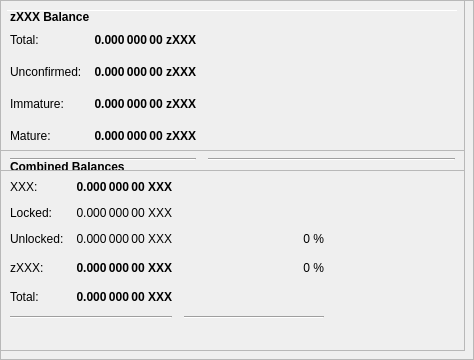
        <widget class="QFrame" name="frameObfuscation">
         <property name="minimumSize">
          <size>
           <width>0</width>
           <height>350</height>
          </size>
         </property>
         <property name="layoutDirection">
          <enum>Qt::LeftToRight</enum>
         </property>
         <property name="frameShape">
          <enum>QFrame::StyledPanel</enum>
         </property>
         <property name="frameShadow">
          <enum>QFrame::Raised</enum>
         </property>
         <widget class="QPushButton" name="runAutoDenom">
          <property name="geometry">
           <rect>
            <x>251</x>
            <y>17</y>
            <width>1</width>
            <height>1</height>
           </rect>
          </property>
          <property name="palette">
           <palette>
            <active>
             <colorrole role="WindowText">
              <brush brushstyle="SolidPattern">
               <color alpha="255">
                <red>0</red>
                <green>0</green>
                <blue>0</blue>
               </color>
              </brush>
             </colorrole>
             <colorrole role="Button">
              <brush brushstyle="SolidPattern">
               <color alpha="255">
                <red>239</red>
                <green>238</green>
                <blue>238</blue>
               </color>
              </brush>
             </colorrole>
             <colorrole role="Light">
              <brush brushstyle="SolidPattern">
               <color alpha="255">
                <red>255</red>
                <green>255</green>
                <blue>255</blue>
               </color>
              </brush>
             </colorrole>
             <colorrole role="Midlight">
              <brush brushstyle="SolidPattern">
               <color alpha="255">
                <red>247</red>
                <green>246</green>
                <blue>246</blue>
               </color>
              </brush>
             </colorrole>
             <colorrole role="Dark">
              <brush brushstyle="SolidPattern">
               <color alpha="255">
                <red>119</red>
                <green>119</green>
                <blue>119</blue>
               </color>
              </brush>
             </colorrole>
             <colorrole role="Mid">
              <brush brushstyle="SolidPattern">
               <color alpha="255">
                <red>159</red>
                <green>159</green>
                <blue>159</blue>
               </color>
              </brush>
             </colorrole>
             <colorrole role="Text">
              <brush brushstyle="SolidPattern">
               <color alpha="255">
                <red>0</red>
                <green>0</green>
                <blue>0</blue>
               </color>
              </brush>
             </colorrole>
             <colorrole role="BrightText">
              <brush brushstyle="SolidPattern">
               <color alpha="255">
                <red>255</red>
                <green>255</green>
                <blue>255</blue>
               </color>
              </brush>
             </colorrole>
             <colorrole role="ButtonText">
              <brush brushstyle="SolidPattern">
               <color alpha="255">
                <red>0</red>
                <green>0</green>
                <blue>0</blue>
               </color>
              </brush>
             </colorrole>
             <colorrole role="Base">
              <brush brushstyle="SolidPattern">
               <color alpha="255">
                <red>255</red>
                <green>255</green>
                <blue>255</blue>
               </color>
              </brush>
             </colorrole>
             <colorrole role="Window">
              <brush brushstyle="SolidPattern">
               <color alpha="255">
                <red>239</red>
                <green>238</green>
                <blue>238</blue>
               </color>
              </brush>
             </colorrole>
             <colorrole role="Shadow">
              <brush brushstyle="SolidPattern">
               <color alpha="255">
                <red>0</red>
                <green>0</green>
                <blue>0</blue>
               </color>
              </brush>
             </colorrole>
             <colorrole role="AlternateBase">
              <brush brushstyle="SolidPattern">
               <color alpha="255">
                <red>247</red>
                <green>246</green>
                <blue>246</blue>
               </color>
              </brush>
             </colorrole>
             <colorrole role="ToolTipBase">
              <brush brushstyle="SolidPattern">
               <color alpha="255">
                <red>255</red>
                <green>255</green>
                <blue>220</blue>
               </color>
              </brush>
             </colorrole>
             <colorrole role="ToolTipText">
              <brush brushstyle="SolidPattern">
               <color alpha="255">
                <red>0</red>
                <green>0</green>
                <blue>0</blue>
               </color>
              </brush>
             </colorrole>
            </active>
            <inactive>
             <colorrole role="WindowText">
              <brush brushstyle="SolidPattern">
               <color alpha="255">
                <red>0</red>
                <green>0</green>
                <blue>0</blue>
               </color>
              </brush>
             </colorrole>
             <colorrole role="Button">
              <brush brushstyle="SolidPattern">
               <color alpha="255">
                <red>239</red>
                <green>238</green>
                <blue>238</blue>
               </color>
              </brush>
             </colorrole>
             <colorrole role="Light">
              <brush brushstyle="SolidPattern">
               <color alpha="255">
                <red>255</red>
                <green>255</green>
                <blue>255</blue>
               </color>
              </brush>
             </colorrole>
             <colorrole role="Midlight">
              <brush brushstyle="SolidPattern">
               <color alpha="255">
                <red>247</red>
                <green>246</green>
                <blue>246</blue>
               </color>
              </brush>
             </colorrole>
             <colorrole role="Dark">
              <brush brushstyle="SolidPattern">
               <color alpha="255">
                <red>119</red>
                <green>119</green>
                <blue>119</blue>
               </color>
              </brush>
             </colorrole>
             <colorrole role="Mid">
              <brush brushstyle="SolidPattern">
               <color alpha="255">
                <red>159</red>
                <green>159</green>
                <blue>159</blue>
               </color>
              </brush>
             </colorrole>
             <colorrole role="Text">
              <brush brushstyle="SolidPattern">
               <color alpha="255">
                <red>0</red>
                <green>0</green>
                <blue>0</blue>
               </color>
              </brush>
             </colorrole>
             <colorrole role="BrightText">
              <brush brushstyle="SolidPattern">
               <color alpha="255">
                <red>255</red>
                <green>255</green>
                <blue>255</blue>
               </color>
              </brush>
             </colorrole>
             <colorrole role="ButtonText">
              <brush brushstyle="SolidPattern">
               <color alpha="255">
                <red>0</red>
                <green>0</green>
                <blue>0</blue>
               </color>
              </brush>
             </colorrole>
             <colorrole role="Base">
              <brush brushstyle="SolidPattern">
               <color alpha="255">
                <red>255</red>
                <green>255</green>
                <blue>255</blue>
               </color>
              </brush>
             </colorrole>
             <colorrole role="Window">
              <brush brushstyle="SolidPattern">
               <color alpha="255">
                <red>239</red>
                <green>238</green>
                <blue>238</blue>
               </color>
              </brush>
             </colorrole>
             <colorrole role="Shadow">
              <brush brushstyle="SolidPattern">
               <color alpha="255">
                <red>0</red>
                <green>0</green>
                <blue>0</blue>
               </color>
              </brush>
             </colorrole>
             <colorrole role="AlternateBase">
              <brush brushstyle="SolidPattern">
               <color alpha="255">
                <red>247</red>
                <green>246</green>
                <blue>246</blue>
               </color>
              </brush>
             </colorrole>
             <colorrole role="ToolTipBase">
              <brush brushstyle="SolidPattern">
               <color alpha="255">
                <red>255</red>
                <green>255</green>
                <blue>220</blue>
               </color>
              </brush>
             </colorrole>
             <colorrole role="ToolTipText">
              <brush brushstyle="SolidPattern">
               <color alpha="255">
                <red>0</red>
                <green>0</green>
                <blue>0</blue>
               </color>
              </brush>
             </colorrole>
            </inactive>
            <disabled>
             <colorrole role="WindowText">
              <brush brushstyle="SolidPattern">
               <color alpha="255">
                <red>119</red>
                <green>119</green>
                <blue>119</blue>
               </color>
              </brush>
             </colorrole>
             <colorrole role="Button">
              <brush brushstyle="SolidPattern">
               <color alpha="255">
                <red>239</red>
                <green>238</green>
                <blue>238</blue>
               </color>
              </brush>
             </colorrole>
             <colorrole role="Light">
              <brush brushstyle="SolidPattern">
               <color alpha="255">
                <red>255</red>
                <green>255</green>
                <blue>255</blue>
               </color>
              </brush>
             </colorrole>
             <colorrole role="Midlight">
              <brush brushstyle="SolidPattern">
               <color alpha="255">
                <red>247</red>
                <green>246</green>
                <blue>246</blue>
               </color>
              </brush>
             </colorrole>
             <colorrole role="Dark">
              <brush brushstyle="SolidPattern">
               <color alpha="255">
                <red>119</red>
                <green>119</green>
                <blue>119</blue>
               </color>
              </brush>
             </colorrole>
             <colorrole role="Mid">
              <brush brushstyle="SolidPattern">
               <color alpha="255">
                <red>159</red>
                <green>159</green>
                <blue>159</blue>
               </color>
              </brush>
             </colorrole>
             <colorrole role="Text">
              <brush brushstyle="SolidPattern">
               <color alpha="255">
                <red>119</red>
                <green>119</green>
                <blue>119</blue>
               </color>
              </brush>
             </colorrole>
             <colorrole role="BrightText">
              <brush brushstyle="SolidPattern">
               <color alpha="255">
                <red>255</red>
                <green>255</green>
                <blue>255</blue>
               </color>
              </brush>
             </colorrole>
             <colorrole role="ButtonText">
              <brush brushstyle="SolidPattern">
               <color alpha="255">
                <red>119</red>
                <green>119</green>
                <blue>119</blue>
               </color>
              </brush>
             </colorrole>
             <colorrole role="Base">
              <brush brushstyle="SolidPattern">
               <color alpha="255">
                <red>239</red>
                <green>238</green>
                <blue>238</blue>
               </color>
              </brush>
             </colorrole>
             <colorrole role="Window">
              <brush brushstyle="SolidPattern">
               <color alpha="255">
                <red>239</red>
                <green>238</green>
                <blue>238</blue>
               </color>
              </brush>
             </colorrole>
             <colorrole role="Shadow">
              <brush brushstyle="SolidPattern">
               <color alpha="255">
                <red>0</red>
                <green>0</green>
                <blue>0</blue>
               </color>
              </brush>
             </colorrole>
             <colorrole role="AlternateBase">
              <brush brushstyle="SolidPattern">
               <color alpha="255">
                <red>239</red>
                <green>238</green>
                <blue>238</blue>
               </color>
              </brush>
             </colorrole>
             <colorrole role="ToolTipBase">
              <brush brushstyle="SolidPattern">
               <color alpha="255">
                <red>255</red>
                <green>255</green>
                <blue>220</blue>
               </color>
              </brush>
             </colorrole>
             <colorrole role="ToolTipText">
              <brush brushstyle="SolidPattern">
               <color alpha="255">
                <red>0</red>
                <green>0</green>
                <blue>0</blue>
               </color>
              </brush>
             </colorrole>
            </disabled>
           </palette>
          </property>
          <property name="focusPolicy">
           <enum>Qt::NoFocus</enum>
          </property>
          <property name="autoFillBackground">
           <bool>true</bool>
          </property>
          <property name="text">
           <string/>
          </property>
          <property name="flat">
           <bool>true</bool>
          </property>
         </widget>
         <widget class="Line" name="line">
          <property name="geometry">
           <rect>
            <x>7</x>
            <y>10</y>
            <width>451</width>
            <height>1</height>
           </rect>
          </property>
          <property name="orientation">
           <enum>Qt::Horizontal</enum>
          </property>
         </widget>
         <widget class="QFrame" name="frame_3">
          <property name="geometry">
           <rect>
            <x>0</x>
            <y>150</y>
            <width>465</width>
            <height>201</height>
           </rect>
          </property>
          <property name="frameShape">
           <enum>QFrame::StyledPanel</enum>
          </property>
          <property name="frameShadow">
           <enum>QFrame::Raised</enum>
          </property>
          <layout class="QVBoxLayout" name="verticalLayout_5">
           <item>
            <layout class="QHBoxLayout" name="horizontalLayout_5" stretch="0">
             <item>
              <widget class="QLabel" name="label_5z">
               <property name="maximumSize">
                <size>
                 <width>16777215</width>
                 <height>20</height>
                </size>
               </property>
               <property name="font">
                <font>
                 <weight>75</weight>
                 <bold>true</bold>
                </font>
               </property>
               <property name="toolTip">
                <string>Combined Balances (including unconfirmed and immature coins)</string>
               </property>
               <property name="text">
                <string>&lt;html&gt;&lt;head/&gt;&lt;body&gt;&lt;p&gt;Combined Balances&lt;/p&gt;&lt;/body&gt;&lt;/html&gt;</string>
               </property>
              </widget>
             </item>
            </layout>
           </item>
           <item>
            <layout class="QGridLayout" name="gridLayout_3">
             <property name="spacing">
              <number>12</number>
             </property>
             <item row="7" column="0" colspan="2">
              <widget class="Line" name="lineSpendableBalance_3">
               <property name="orientation">
                <enum>Qt::Horizontal</enum>
               </property>
              </widget>
             </item>
             <item row="7" column="2">
              <widget class="Line" name="lineWatchBalance_3">
               <property name="sizePolicy">
                <sizepolicy hsizetype="Preferred" vsizetype="Fixed">
                 <horstretch>0</horstretch>
                 <verstretch>0</verstretch>
                </sizepolicy>
               </property>
               <property name="minimumSize">
                <size>
                 <width>140</width>
                 <height>0</height>
                </size>
               </property>
               <property name="orientation">
                <enum>Qt::Horizontal</enum>
               </property>
              </widget>
             </item>
             <item row="4" column="1">
              <widget class="QLabel" name="labelzBalancez">
               <property name="font">
                <font>
                 <weight>75</weight>
                 <bold>true</bold>
                </font>
               </property>
               <property name="cursor">
                <cursorShape>IBeamCursor</cursorShape>
               </property>
               <property name="toolTip">
                <string>Total of transactions that have yet to be confirmed, and do not yet count toward the spendable balance</string>
               </property>
               <property name="text">
                <string notr="true">0.000 000 00 XXX</string>
               </property>
               <property name="alignment">
                <set>Qt::AlignRight|Qt::AlignTrailing|Qt::AlignVCenter</set>
               </property>
               <property name="textInteractionFlags">
                <set>Qt::LinksAccessibleByMouse|Qt::TextSelectableByKeyboard|Qt::TextSelectableByMouse</set>
               </property>
              </widget>
             </item>
             <item row="6" column="1">
              <widget class="QLabel" name="labelTotalz">
               <property name="font">
                <font>
                 <weight>75</weight>
                 <bold>true</bold>
                </font>
               </property>
               <property name="cursor">
                <cursorShape>IBeamCursor</cursorShape>
               </property>
               <property name="toolTip">
                <string>Total Balance, including unconfirmed and immature coins.</string>
               </property>
               <property name="text">
                <string notr="true">0.000 000 00 XXX</string>
               </property>
               <property name="alignment">
                <set>Qt::AlignRight|Qt::AlignTrailing|Qt::AlignVCenter</set>
               </property>
               <property name="textInteractionFlags">
                <set>Qt::LinksAccessibleByMouse|Qt::TextSelectableByKeyboard|Qt::TextSelectableByMouse</set>
               </property>
              </widget>
             </item>
             <item row="4" column="3">
              <spacer name="horizontalSpacer_6">
               <property name="orientation">
                <enum>Qt::Horizontal</enum>
               </property>
               <property name="sizeHint" stdset="0">
                <size>
                 <width>40</width>
                 <height>20</height>
                </size>
               </property>
              </spacer>
             </item>
             <item row="6" column="0">
              <widget class="QLabel" name="labelTotalTextz">
               <property name="text">
                <string>Total:</string>
               </property>
              </widget>
             </item>
             <item row="1" column="0">
              <widget class="QLabel" name="labelBalanceTextz">
               <property name="text">
                <string>XXX:</string>
               </property>
              </widget>
             </item>
             <item row="1" column="1">
              <widget class="QLabel" name="labelBalancez">
               <property name="font">
                <font>
                 <weight>75</weight>
                 <bold>true</bold>
                </font>
               </property>
               <property name="cursor">
                <cursorShape>IBeamCursor</cursorShape>
               </property>
               <property name="toolTip">
                <string>Your current spendable balance</string>
               </property>
               <property name="text">
                <string notr="true">0.000 000 00 XXX</string>
               </property>
               <property name="alignment">
                <set>Qt::AlignRight|Qt::AlignTrailing|Qt::AlignVCenter</set>
               </property>
               <property name="textInteractionFlags">
                <set>Qt::LinksAccessibleByMouse|Qt::TextSelectableByKeyboard|Qt::TextSelectableByMouse</set>
               </property>
              </widget>
             </item>
             <item row="4" column="0">
              <widget class="QLabel" name="labelzBalanceTextz">
               <property name="toolTip">
                <string/>
               </property>
               <property name="text">
                <string>zXXX:</string>
               </property>
              </widget>
             </item>
             <item row="4" column="2">
              <widget class="QLabel" name="labelzXXXPercent">
               <property name="toolTip">
                <string>Current percentage of zXXX.
If AutoMint is enabled this percentage will settle around the configured AutoMint percentage (default = 10%)</string>
               </property>
               <property name="text">
                <string>0 %</string>
               </property>
               <property name="alignment">
                <set>Qt::AlignRight|Qt::AlignTrailing|Qt::AlignVCenter</set>
               </property>
              </widget>
             </item>
             <item row="6" column="2">
              <widget class="QLabel" name="label100Percent">
               <property name="text">
                <string/>
               </property>
               <property name="alignment">
                <set>Qt::AlignRight|Qt::AlignTrailing|Qt::AlignVCenter</set>
               </property>
              </widget>
             </item>
             <item row="2" column="1">
              <widget class="QLabel" name="labelLockedBalance">
               <property name="toolTip">
                <string>Locked XXX or Masternode collaterals. These are excluded from zXXX minting.</string>
               </property>
               <property name="text">
                <string>0.000 000 00 XXX</string>
               </property>
               <property name="alignment">
                <set>Qt::AlignRight|Qt::AlignTrailing|Qt::AlignVCenter</set>
               </property>
              </widget>
             </item>
             <item row="2" column="0">
              <widget class="QLabel" name="labelLockedBalanceText">
               <property name="toolTip">
                <string>Locked XXX or Masternode collaterals. These are excluded from zXXX minting.</string>
               </property>
               <property name="text">
                <string>Locked:</string>
               </property>
              </widget>
             </item>
             <item row="3" column="0">
              <widget class="QLabel" name="labelUnLockedBalanceText">
               <property name="toolTip">
                <string>Unlocked XXXs. These can be used for zXXX minting.</string>
               </property>
               <property name="text">
                <string>Unlocked:</string>
               </property>
              </widget>
             </item>
             <item row="3" column="1">
              <widget class="QLabel" name="labelUnLockedBalance">
               <property name="toolTip">
                <string>Unlocked XXXs. These can be used for zXXX minting.</string>
               </property>
               <property name="text">
                <string>0.000 000 00 XXX</string>
               </property>
               <property name="alignment">
                <set>Qt::AlignRight|Qt::AlignTrailing|Qt::AlignVCenter</set>
               </property>
              </widget>
             </item>
             <item row="3" column="2">
              <widget class="QLabel" name="labelXXXPercent">
               <property name="text">
                <string>0 %</string>
               </property>
               <property name="alignment">
                <set>Qt::AlignRight|Qt::AlignTrailing|Qt::AlignVCenter</set>
               </property>
              </widget>
             </item>
            </layout>
           </item>
           <item>
            <spacer name="verticalSpacer">
             <property name="orientation">
              <enum>Qt::Vertical</enum>
             </property>
             <property name="sizeHint" stdset="0">
              <size>
               <width>20</width>
               <height>40</height>
              </size>
             </property>
            </spacer>
           </item>
          </layout>
         </widget>
         <widget class="QFrame" name="frame_4">
          <property name="geometry">
           <rect>
            <x>0</x>
            <y>0</y>
            <width>465</width>
            <height>171</height>
           </rect>
          </property>
          <property name="frameShape">
           <enum>QFrame::StyledPanel</enum>
          </property>
          <property name="frameShadow">
           <enum>QFrame::Raised</enum>
          </property>
          <layout class="QVBoxLayout" name="verticalLayout_7">
           <item>
            <layout class="QHBoxLayout" name="horizontalLayout_8" stretch="0">
             <item>
              <widget class="QLabel" name="label_5z_3">
               <property name="maximumSize">
                <size>
                 <width>16777215</width>
                 <height>20</height>
                </size>
               </property>
               <property name="font">
                <font>
                 <weight>75</weight>
                 <bold>true</bold>
                </font>
               </property>
               <property name="text">
                <string>zXXX Balance</string>
               </property>
              </widget>
             </item>
            </layout>
           </item>
           <item>
            <layout class="QGridLayout" name="gridLayout_5">
             <property name="spacing">
              <number>12</number>
             </property>
             <item row="4" column="0">
              <widget class="QLabel" name="labelzBalanceMatureText">
               <property name="toolTip">
                <string>Mature: more than 20 confirmation and more than 1 mints of the same denomination after it was minted.
These zXXX are spendable.</string>
               </property>
               <property name="text">
                <string>Mature:</string>
               </property>
              </widget>
             </item>
             <item row="5" column="0" colspan="2">
              <widget class="Line" name="lineSpendableBalance_5">
               <property name="orientation">
                <enum>Qt::Horizontal</enum>
               </property>
              </widget>
             </item>
             <item row="1" column="1">
              <widget class="QLabel" name="labelzBalance">
               <property name="font">
                <font>
                 <weight>75</weight>
                 <bold>true</bold>
                </font>
               </property>
               <property name="cursor">
                <cursorShape>IBeamCursor</cursorShape>
               </property>
               <property name="toolTip">
                <string>All available zXXX, unconfirmed and immature zXXX included.</string>
               </property>
               <property name="text">
                <string notr="true">0.000 000 00 zXXX</string>
               </property>
               <property name="alignment">
                <set>Qt::AlignRight|Qt::AlignTrailing|Qt::AlignVCenter</set>
               </property>
               <property name="textInteractionFlags">
                <set>Qt::LinksAccessibleByMouse|Qt::TextSelectableByKeyboard|Qt::TextSelectableByMouse</set>
               </property>
              </widget>
             </item>
             <item row="5" column="2">
              <widget class="Line" name="lineWatchBalance_5">
               <property name="sizePolicy">
                <sizepolicy hsizetype="Preferred" vsizetype="Fixed">
                 <horstretch>0</horstretch>
                 <verstretch>0</verstretch>
                </sizepolicy>
               </property>
               <property name="minimumSize">
                <size>
                 <width>140</width>
                 <height>0</height>
                </size>
               </property>
               <property name="orientation">
                <enum>Qt::Horizontal</enum>
               </property>
              </widget>
             </item>
             <item row="1" column="0">
              <widget class="QLabel" name="labelzBalanceText">
               <property name="toolTip">
                <string>All available zXXX, unconfirmed and immature zXXX included.</string>
               </property>
               <property name="text">
                <string>Total:</string>
               </property>
              </widget>
             </item>
             <item row="1" column="2">
              <spacer name="horizontalSpacer_8">
               <property name="orientation">
                <enum>Qt::Horizontal</enum>
               </property>
               <property name="sizeHint" stdset="0">
                <size>
                 <width>40</width>
                 <height>20</height>
                </size>
               </property>
              </spacer>
             </item>
             <item row="4" column="2">
              <spacer name="horizontalSpacer_4">
               <property name="orientation">
                <enum>Qt::Horizontal</enum>
               </property>
               <property name="sizeHint" stdset="0">
                <size>
                 <width>40</width>
                 <height>20</height>
                </size>
               </property>
              </spacer>
             </item>
             <item row="4" column="1">
              <widget class="QLabel" name="labelzBalanceMature">
               <property name="font">
                <font>
                 <weight>75</weight>
                 <bold>true</bold>
                </font>
               </property>
               <property name="toolTip">
                <string>Mature: more than 20 confirmation and more than 1 mints of the same denomination after it was minted.
These zXXX are spendable.</string>
               </property>
               <property name="text">
                <string>0.000 000 00 zXXX</string>
               </property>
               <property name="alignment">
                <set>Qt::AlignRight|Qt::AlignTrailing|Qt::AlignVCenter</set>
               </property>
              </widget>
             </item>
             <item row="2" column="0">
              <widget class="QLabel" name="labelzBalanceUnconfirmedText">
               <property name="toolTip">
                <string>Unconfirmed: less than 20 confirmations
Immature: confirmed, but less than 1 mints of the same denomination after it was minted</string>
               </property>
               <property name="text">
                <string>Unconfirmed:</string>
               </property>
              </widget>
             </item>
             <item row="2" column="1">
              <widget class="QLabel" name="labelzBalanceUnconfirmed">
               <property name="font">
                <font>
                 <weight>75</weight>
                 <bold>true</bold>
                </font>
               </property>
               <property name="toolTip">
                <string>Unconfirmed: less than 20 confirmations
Immature: confirmed, but less than 1 mints of the same denomination after it was minted</string>
               </property>
               <property name="text">
                <string>0.000 000 00 zXXX</string>
               </property>
               <property name="alignment">
                <set>Qt::AlignRight|Qt::AlignTrailing|Qt::AlignVCenter</set>
               </property>
              </widget>
             </item>
             <item row="2" column="2">
              <spacer name="horizontalSpacer_5">
               <property name="orientation">
                <enum>Qt::Horizontal</enum>
               </property>
               <property name="sizeHint" stdset="0">
                <size>
                 <width>40</width>
                 <height>20</height>
                </size>
               </property>
              </spacer>
             </item>
             <item row="3" column="0">
              <widget class="QLabel" name="labelzBalanceImmatureText">
               <property name="toolTip">
                <string>Unconfirmed: less than 20 confirmations
Immature: confirmed, but less than 1 mints of the same denomination after it was minted</string>
               </property>
               <property name="text">
                <string>Immature:</string>
               </property>
              </widget>
             </item>
             <item row="3" column="1">
              <widget class="QLabel" name="labelzBalanceImmature">
               <property name="font">
                <font>
                 <weight>75</weight>
                 <bold>true</bold>
                </font>
               </property>
               <property name="toolTip">
                <string>Unconfirmed: less than 20 confirmations
Immature: confirmed, but less than 1 mints of the same denomination after it was minted</string>
               </property>
               <property name="text">
                <string>0.000 000 00 zXXX</string>
               </property>
               <property name="alignment">
                <set>Qt::AlignRight|Qt::AlignTrailing|Qt::AlignVCenter</set>
               </property>
              </widget>
             </item>
             <item row="3" column="2">
              <spacer name="horizontalSpacer_7">
               <property name="orientation">
                <enum>Qt::Horizontal</enum>
               </property>
               <property name="sizeHint" stdset="0">
                <size>
                 <width>40</width>
                 <height>20</height>
                </size>
               </property>
              </spacer>
             </item>
            </layout>
           </item>
          </layout>
         </widget>
        </widget>
